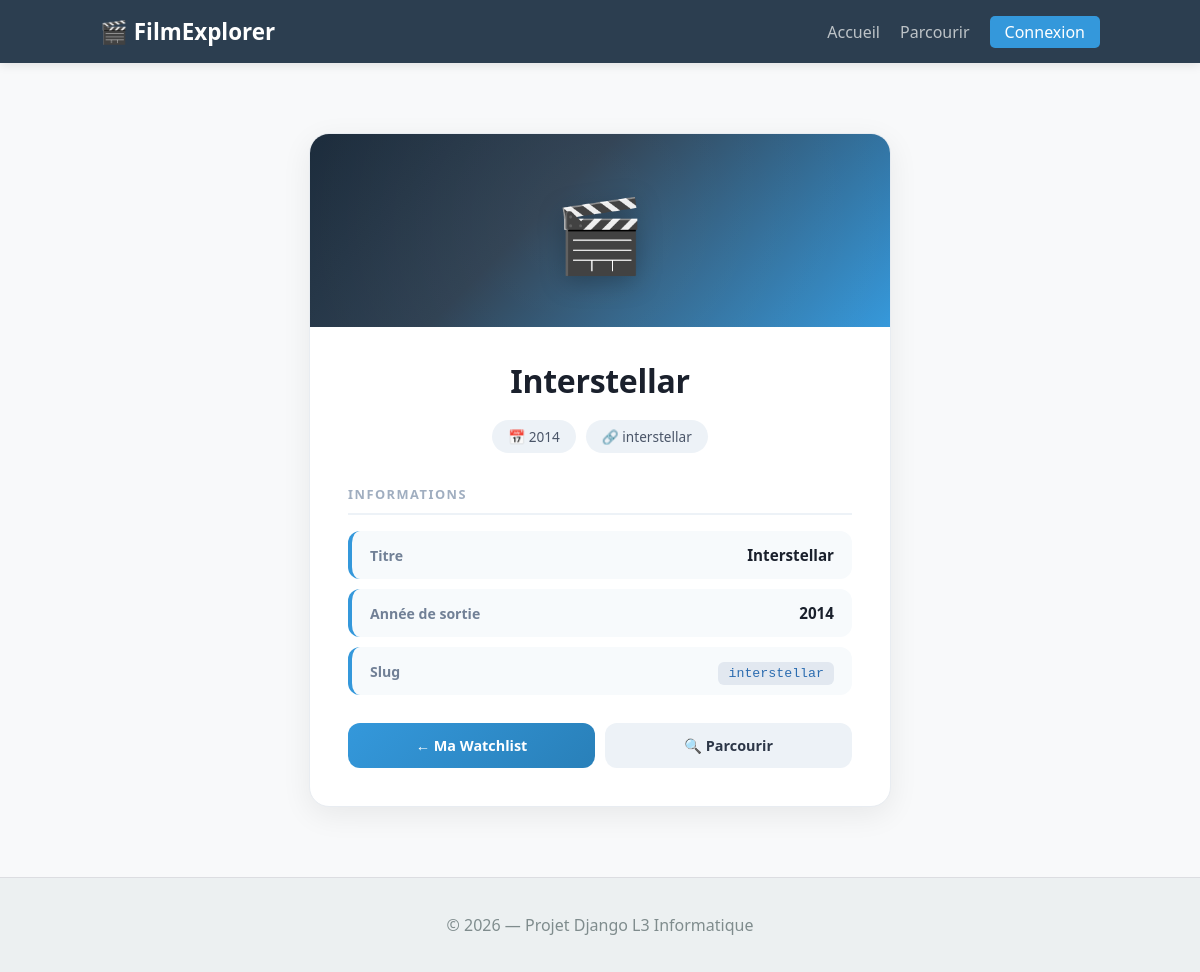
Screenshot of /films/Interstellar/ with the database file from the repository.
### films/models.py (models this page shows, shortened)
class Film(models.Model):
    title = models.CharField(max_length=200)
    release_year = models.IntegerField()
    slug = models.SlugField(unique=True, blank=True)

### films/views.py (the view, shortened to what this page needs)
# urls.py: path('films/<str:title>/', film_details, name='film_details'),
def film_details(request, title):
    film = get_object_or_404(Film, title=title)
    in_watchlist = False
    return render(request, 'film_details.html', {
        'film': film,
        'in_watchlist': in_watchlist,
    })

### films/templates/film_details.html (shortened to what this page needs)
{% extends "base.html" %}
{% load static %}
{% block extra_head %}
    <link rel="stylesheet" href="{% static 'css/filmDetails.css' %}">
{% endblock %}
{% block content %}
<div class="detail-container">
    <article class="detail-card">
        <div class="detail-banner">
            <span class="banner-icon">🎬</span>
        </div>
        <div class="detail-body">
            <h1 class="detail-title">{{ film.title }}</h1>
            <div class="detail-meta">
                <span class="meta-badge">📅 {{ film.release_year }}</span>
                <span class="meta-badge">🔗 {{ film.slug }}</span>
            </div>
            <div class="detail-section">
                <h2>Informations</h2>
                <div class="info-grid">
                    <div class="info-item">
                        <span class="info-label">Titre</span>
                        <span class="info-value">{{ film.title }}</span>
                    </div>
                    <div class="info-item">
                        <span class="info-label">Année de sortie</span>
                        <span class="info-value">{{ film.release_year }}</span>
                    </div>
                    <div class="info-item">
                        <span class="info-label">Slug</span>
                        <span class="info-value"><code>{{ film.slug }}</code></span>
                    </div>
                </div>
            </div>
            <div class="detail-footer">
                <a href="{% url 'film_list_template' %}" class="btn-back">← Ma Watchlist</a>
                <a href="{% url 'film_browse' %}" class="btn-back btn-secondary">🔍 Parcourir</a>
            </div>
        </div>
    </article>
</div>
{% endblock %}

### films/static/css/style.css (style rules this page uses)
body { margin: 0; padding: 0; font-family: 'Segoe UI', Arial, sans-serif; background-color: #f8f9fa; color: #333; display: flex; flex-direction: column; min-height: 100vh; }

### films/static/css/filmDetails.css (style rules this page uses)
.detail-container { display: flex; justify-content: center; padding: 40px 20px; animation: fadeIn 0.4s ease; }
.detail-card { background: white; border-radius: 20px; box-shadow: 0 8px 30px rgba(0, 0, 0, 0.07); width: 100%; max-width: 580px; overflow: hidden; border: 1px solid #e8ecf1; transition: box-shadow 0.3s ease; }
.detail-banner { background: linear-gradient(135deg, #1a2a3a 0%, #2c3e50 40%, #3498db 100%); padding: 50px 0 45px; text-align: center; position: relative; overflow: hidden; }
.detail-banner::before { content: ''; position: absolute; top: -50%; left: -50%; width: 200%; height: 200%; background: radial-gradient(circle, rgba(255,255,255,0.05) 0%, transparent 60%); animation: shimmer 6s ease-in-out infinite; }
.banner-icon { font-size: 4.5rem; display: block; position: relative; z-index: 1; filter: drop-shadow(0 6px 12px rgba(0, 0, 0, 0.25)); animation: float 3s ease-in-out infinite; }
.detail-body { padding: 32px 38px 38px; }
.detail-title { font-size: 2rem; color: #1a202c; margin: 0 0 18px 0; text-align: center; font-weight: 700; letter-spacing: -0.3px; }
.detail-meta { display: flex; justify-content: center; gap: 10px; margin-bottom: 32px; flex-wrap: wrap; }
.meta-badge { background-color: #edf2f7; color: #4a5568; padding: 7px 16px; border-radius: 25px; font-size: 0.85rem; font-weight: 500; transition: all 0.2s ease; }
.detail-section { margin-bottom: 28px; }
.detail-section h2 { font-size: 0.8rem; color: #a0aec0; text-transform: uppercase; letter-spacing: 1.5px; margin-bottom: 16px; padding-bottom: 10px; border-bottom: 2px solid #edf2f7; font-weight: 700; }
.info-grid { display: flex; flex-direction: column; gap: 10px; }
.info-item { display: flex; justify-content: space-between; align-items: center; padding: 14px 18px; background: #f7fafc; border-radius: 12px; border-left: 4px solid #3498db; transition: all 0.2s ease; }
.info-label { font-weight: 600; color: #718096; font-size: 0.88rem; }
.info-value { color: #1a202c; font-weight: 600; font-size: 0.95rem; }
.info-value code { background: #e2e8f0; padding: 4px 10px; border-radius: 6px; font-size: 0.83rem; color: #2b6cb0; font-weight: 500; }
.detail-footer { display: flex; gap: 10px; }
.btn-back { flex: 1; display: block; text-align: center; padding: 13px; border-radius: 12px; text-decoration: none; font-weight: 600; font-size: 0.9rem; transition: all 0.3s ease; background: linear-gradient(135deg, #3498db, #2980b9); color: white; }
.btn-secondary { background: #edf2f7; color: #2d3748; }

### rows the page displays
Film: title "Interstellar", release_year "2014", slug "interstellar"

### other values shown
{{ year|default:2026 }} "2026"
